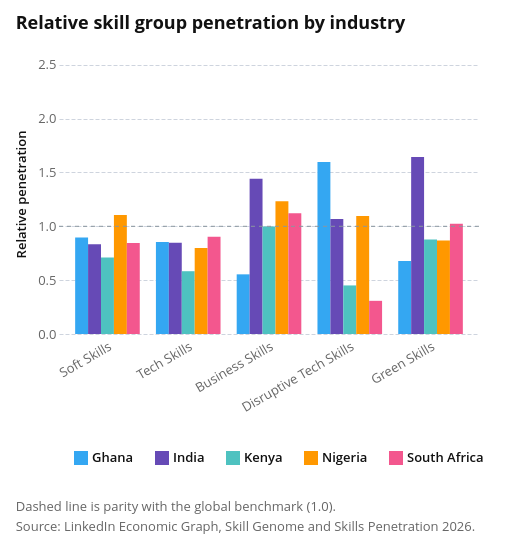

Notebook cell for this chart:
### Code cell
def plot_industry_penetration(data, width=420, height=280):
    """Relative penetration by skill group, with an industry dropdown."""
    countries = sorted(data["Country"].unique())
    industries = sorted(data["Industry"].unique())
    pick = alt.selection_point(
        fields=["Industry"],
        bind=alt.binding_select(options=industries, name="Industry  "),
        value=[{"Industry": industries[0]}],
    )
    top = data["Relative"].max() * 1.08

    base = alt.Chart(data).transform_filter(pick)

    bars = base.mark_bar().encode(
        x=alt.X("Skill:N", title=None, sort=SKILL_ORDER, axis=alt.Axis(labelAngle=-30)),
        xOffset=alt.XOffset("Country:N", sort=countries),
        y=alt.Y(
            "Relative:Q",
            title="Relative penetration",
            scale=alt.Scale(domain=[0, top]),
        ),
        color=alt.Color("Country:N", scale=skill_scale(countries), title=None),
        tooltip=[
            "Country:N",
            "Industry:N",
            "Skill:N",
            alt.Tooltip("Relative:Q", format=".2f"),
            alt.Tooltip("Average:Q", format=".3f", title="National"),
            alt.Tooltip("Global:Q", format=".3f", title="Global"),
        ],
    )

    parity = (
        base.transform_aggregate(_rows="count()")
        .mark_rule(color=attaviz.REFERENCE, strokeDash=[4, 4])
        .encode(y=alt.datum(BENCHMARK))
    )

    chart = (
        alt.layer(bars, parity)
        .add_params(pick)
        .properties(
            width=width,
            height=height,
            title="Relative skill group penetration by industry",
        )
    )
    return attaviz.add_caption(
        chart,
        [
            "Dashed line is parity with the global benchmark (1.0).",
            f"{SKILLS_NOTE}",
        ],
        align="left",
    )


plot_industry_penetration(industry_penetration)

### Figure 1 — Vega specification as saved in the notebook (floating-point values rounded to 4 significant figures; data arrays with more than 128 entries replaced by an {"elided": "..."} marker saying what was removed)
{"$schema": "https://vega.github.io/schema/vega/v6.json", "data": [{"name": "_server_source_0", "values": {"elided": "470 records"}}, {"name": "param_e63039fb138f35fd_store", "values": [{"unit": "view_3a909ad4be8a4434_0", "fields": [{"type": "E", "field": "Industry"}], "values": ["Accommodation and Food Services"]}]}, {"name": "source_0", "source": "_server_source_0", "transform": [{"type": "filter", "expr": "!length(data(\"param_e63039fb138f35fd_store\")) || vlSelectionTest(\"param_e63039fb138f35fd_store\", datum)"}, {"type": "project", "fields": ["Average", "Country", "Global", "Industry", "Relative", "Skill"]}]}, {"name": "data_0", "source": "source_0", "transform": [{"type": "formula", "expr": "indexof([\"Ghana\",\"India\",\"Kenya\",\"Nigeria\",\"South Africa\"], datum['Country'])", "as": "_Country_sort_index"}, {"type": "formula", "expr": "datum[\"Skill\"]===\"Soft Skills\" ? 0 : datum[\"Skill\"]===\"Tech Skills\" ? 1 : datum[\"Skill\"]===\"Business Skills\" ? 2 : datum[\"Skill\"]===\"Disruptive Tech Skills\" ? 3 : datum[\"Skill\"]===\"Green Skills\" ? 4 : 5", "as": "x_Skill_sort_index"}, {"type": "formula", "expr": "datum[\"Country\"]===\"Ghana\" ? 0 : datum[\"Country\"]===\"India\" ? 1 : datum[\"Country\"]===\"Kenya\" ? 2 : datum[\"Country\"]===\"Nigeria\" ? 3 : datum[\"Country\"]===\"South Africa\" ? 4 : 5", "as": "xOffset_Country_sort_index"}, {"type": "project", "fields": ["Average", "Country", "Global", "Industry", "Relative", "Skill", "_Country_sort_index", "xOffset_Country_sort_index", "x_Skill_sort_index"]}]}, {"name": "data_1", "source": "data_0", "transform": [{"type": "stack", "field": "Relative", "groupby": ["Skill", "Country"], "sort": {"field": ["_Country_sort_index"], "order": ["descending"]}, "as": ["Relative_start", "Relative_end"], "offset": "zero"}, {"type": "filter", "expr": "isValid(datum[\"Relative\"]) && isFinite(+datum[\"Relative\"])"}, {"type": "project", "fields": ["Average", "Country", "Global", "Industry", "Relative", "Relative_end", "Relative_start", "Skill"]}]}, {"name": "data_2", "source": "source_0", "transform": [{"type": "aggregate", "groupby": [], "fields": [null], "ops": ["count"], "as": ["_rows"]}]}, {"name": "data_0_xOffset_domain_Country", "source": "data_0", "transform": [{"type": "aggregate", "groupby": ["Country"], "fields": ["xOffset_Country_sort_index"], "ops": ["min"], "as": ["sort_field"]}, {"type": "project", "fields": ["Country", "sort_field"]}]}, {"name": "data_0_concat_0_x_domain_Skill", "source": "data_0", "transform": [{"type": "aggregate", "groupby": ["Skill"], "fields": ["x_Skill_sort_index"], "ops": ["min"], "as": ["sort_field"]}, {"type": "project", "fields": ["Skill", "sort_field"]}]}], "signals": [{"name": "childHeight", "value": 280}, {"name": "unit", "value": {}, "on": [{"events": "pointermove", "update": "isTuple(group()) ? group() : unit"}]}, {"name": "param_e63039fb138f35fd_Industry", "init": "\"Accommodation and Food Services\"", "bind": {"input": "select", "options": ["Accommodation and Food Services", "Administrative and Support Services", "Construction", "Consumer Services", "Education", "Entertainment Providers", "Farming, Ranching, Forestry", "Financial Services", "Government Administration", "Holding Companies", "Hospitals and Health Care", "Manufacturing", "Oil, Gas, and Mining", "Professional Services", "Real Estate and Equipment Rental Services", "Retail", "Technology, Information and Media", "Transportation, Logistics, Supply Chain and Storage", "Utilities", "Wholesale"], "name": "Industry  "}}, {"name": "param_e63039fb138f35fd", "update": "vlSelectionResolve(\"param_e63039fb138f35fd_store\", \"union\", true, true)"}], "marks": [{"type": "group", "name": "concat_0_group", "encode": {"update": {"width": {"signal": "width"}, "height": {"signal": "childHeight"}}}, "signals": [{"name": "param_e63039fb138f35fd_tuple", "update": "param_e63039fb138f35fd_Industry !== null ? {fields: param_e63039fb138f35fd_tuple_fields, values: [param_e63039fb138f35fd_Industry]} : null"}, {"name": "param_e63039fb138f35fd_tuple_fields", "value": [{"type": "E", "field": "Industry"}]}, {"name": "param_e63039fb138f35fd_modify", "on": [{"events": {"signal": "param_e63039fb138f35fd_tuple"}, "update": "modify(\"param_e63039fb138f35fd_store\", param_e63039fb138f35fd_tuple, true)"}]}], "marks": [{"type": "rect", "name": "view_3a909ad4be8a4434_0_marks", "from": {"data": "data_1"}, "encode": {"update": {"fill": {"field": "Country", "scale": "color"}, "tooltip": {"signal": "{\"Country\": isValid(datum[\"Country\"]) ? isArray(datum[\"Country\"]) ? join(datum[\"Country\"], '\\n') : datum[\"Country\"] : \"\"+datum[\"Country\"], \"Industry\": isValid(datum[\"Industry\"]) ? isArray(datum[\"Industry\"]) ? join(datum[\"Industry\"], '\\n') : datum[\"Industry\"] : \"\"+datum[\"Industry\"], \"Skill\": isValid(datum[\"Skill\"]) ? isArray(datum[\"Skill\"]) ? join(datum[\"Skill\"], '\\n') : datum[\"Skill\"] : \"\"+datum[\"Skill\"], \"Relative\": format(datum[\"Relative\"], \".2f\"), \"National\": format(datum[\"Average\"], \".3f\"), \"Global\": format(datum[\"Global\"], \".3f\")}"}, "y2": {"field": "Relative_start", "scale": "concat_0_y"}, "cornerRadiusTopLeft": {"value": 0}, "cornerRadiusTopRight": {"value": 0}, "width": {"signal": "max(0.25, bandwidth('xOffset'))"}, "y": {"field": "Relative_end", "scale": "concat_0_y"}, "x": {"field": "Skill", "scale": "concat_0_x", "offset": {"field": "Country", "scale": "xOffset"}}}}, "interactive": true, "style": ["bar"]}, {"type": "rule", "name": "concat_0_layer_1_marks", "from": {"data": "data_2"}, "encode": {"update": {"x2": {"value": 0}, "stroke": {"value": "#8A969F"}, "y": {"value": 1, "scale": "concat_0_y"}, "x": {"field": {"signal": null, "datum": null, "group": "width", "parent": null}}, "strokeDash": {"value": [4, 4]}}}, "style": ["rule"], "interactive": false}], "axes": [{"scale": "concat_0_y", "zindex": 0, "minExtent": 0, "maxExtent": 0, "tickCount": 5, "orient": "left", "labels": false, "domain": false, "grid": true, "gridScale": "concat_0_x", "ticks": false, "aria": false}, {"scale": "concat_0_x", "zindex": 0, "orient": "bottom", "tickCount": 5, "labelAngle": 330, "labelBaseline": "top", "labelPadding": 6, "tickSize": 0, "grid": false, "labelAlign": "right"}, {"scale": "concat_0_y", "labelOverlap": true, "grid": false, "tickCount": 5, "orient": "left", "title": "Relative penetration", "zindex": 0}], "title": {"text": "Relative skill group penetration by industry", "offset": 21, "anchor": "start"}, "style": "cell"}], "scales": [{"name": "xOffset", "type": "band", "domain": {"data": "data_0_xOffset_domain_Country", "field": "Country", "sort": {"op": "max", "field": "sort_field"}}, "range": [0, {"signal": "bandwidth('concat_0_x')"}]}, {"name": "color", "type": "ordinal", "domain": ["Ghana", "India", "Kenya", "Nigeria", "South Africa"], "range": ["#34A7F2", "#664AB6", "#4EC2C0", "#FF9800", "#F3578E"]}, {"name": "concat_0_x", "type": "band", "domain": {"data": "data_0_concat_0_x_domain_Skill", "field": "Skill", "sort": {"op": "max", "field": "sort_field"}}, "range": [0, {"signal": "width"}], "paddingInner": 0.2, "paddingOuter": 0.2}, {"name": "concat_0_y", "type": "linear", "domain": [0, 2.497], "range": [{"signal": "childHeight"}, 0], "nice": true, "zero": true}], "title": {"text": ["Dashed line is parity with the global benchmark (1.0).", "Source: LinkedIn Economic Graph, Skill Genome and Skills Penetration 2026."], "lineHeight": 20, "offset": 21, "font": "Open Sans, sans-serif", "color": "#666666", "fontWeight": 400, "anchor": "start", "orient": "bottom", "fontSize": 13}, "padding": 15, "layout": {"padding": 18, "columns": 1, "bounds": "full", "align": "each"}, "background": "white", "config": {"range": {"category": ["#34A7F2", "#FF9800", "#664AB6", "#4EC2C0", "#F3578E", "#081079", "#0C7C68", "#AA0000", "#DDDA21"], "diverging": ["#920000", "#BD6126", "#E3A763", "#EFEFEF", "#80BDE7", "#3587C3", "#025288"], "heatmap": ["#E3F6FD", "#75CCEC", "#089BD4", "#0169A1", "#023B6F"], "ordinal": ["#E3F6FD", "#75CCEC", "#089BD4", "#0169A1", "#023B6F"], "ramp": ["#E3F6FD", "#75CCEC", "#089BD4", "#0169A1", "#023B6F"]}, "mark": {"tooltip": true}, "axis": {"domain": false, "grid": true, "gridColor": "#CED4DE", "gridDash": [4, 2], "gridWidth": 1, "labelFont": "Open Sans, sans-serif", "labelFontSize": 13, "labelFontWeight": 400, "labelColor": "#666666", "labelPadding": 3, "tickColor": "#CED4DE", "tickSize": 5, "tickCount": 5, "titleFont": "Open Sans, sans-serif", "titleFontSize": 13, "titleFontWeight": 600, "titleColor": "#111111", "titlePadding": 9}, "axisBand": {"labelPadding": 6, "tickSize": 0}, "axisX": {"grid": false, "tickSize": 0, "labelAngle": 0}, "axisY": {"domain": false, "ticks": false, "gridColor": "#CED4DE", "gridDash": [4, 2], "gridWidth": 1}, "legend": {"labelFont": "Open Sans, sans-serif", "labelFontSize": 13, "labelFontWeight": 600, "labelColor": "#111111", "titleFont": "Open Sans, sans-serif", "titleFontSize": 13, "titleFontWeight": 600, "titleColor": "#111111", "titlePadding": 3, "symbolSize": 196, "symbolStrokeWidth": 0, "padding": 15, "offset": 21, "columnPadding": 21, "orient": "bottom", "labelLimit": 200, "titleLimit": 200}, "style": {"cell": {"stroke": null}, "arc": {"stroke": "white", "strokeWidth": 1}, "area": {"opacity": 0.7}, "bar": {"cornerRadiusEnd": 0}, "line": {"strokeWidth": 4, "strokeCap": "round", "strokeJoin": "round"}, "point": {"size": 60, "stroke": "white", "strokeWidth": 1}, "rect": {"stroke": "#8A969F", "strokeWidth": 0.5}, "circle": {"stroke": "white", "strokeWidth": 1}, "square": {"stroke": "white", "strokeWidth": 1}, "geoshape": {"stroke": "#666666", "strokeWidth": 0.3, "strokeJoin": "round", "strokeCap": "round"}, "group-title": {"font": "Open Sans, sans-serif", "fontSize": 18, "fontWeight": 700, "lineHeight": 22, "fill": "#111111"}}, "title": {"subtitleColor": "#666666", "subtitleFont": "Open Sans, sans-serif", "subtitleFontSize": 15, "subtitleFontWeight": 400, "subtitleLineHeight": 18, "subtitlePadding": 3}}, "legends": [{"fill": "color", "direction": "horizontal", "symbolType": "square"}], "width": 420}
